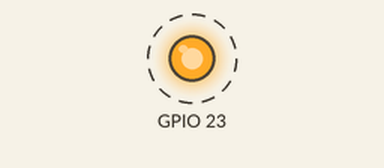
Simulated run of this sketch. Board: ESP32. On the bench: output pins drawn as LEDs (lit = HIGH). Dashed ring = blinking. WiFi joins after 1.5 s; servers stay silent unless stated; what the sketch prints to the serial monitor is not drawn.

Above: at 2.0 s.
Timing chart, 0 to 6.1 s (numbered marks = the images above):
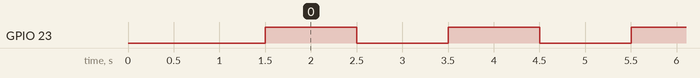

Measured:
- by itself, GPIO 23: alternates HIGH for 1.0 s and LOW for 1.0 s

The sketch:

Conectando_ESP32_a_WiFi.ino
```cpp
#include <WiFi.h>

// Your WiFi credentials.
// Set password to "" for open networks.
char ssid[] = "Holocron";
char pass[] = "rebelC1.10P";

void setup() {
  pinMode(23, OUTPUT);
  Serial.begin(115200);
  Serial.print("Connecting WiFi: ");
  Serial.println(ssid);

  /* Explicitly set the ESP32 to be a WiFi-client, otherwise, it by default,
     would try to act as both a client and an access-point and could cause
     network-issues with your other WiFi-devices on your WiFi-network. */
  WiFi.mode(WIFI_STA);
  WiFi.begin(ssid, pass);
  while (WiFi.status() != WL_CONNECTED) {
    Serial.print(".");
    delay(500);
  }
  Serial.println("");
  Serial.println("WiFi connected");
  Serial.println("IP address: ");
  IPAddress ip = WiFi.localIP();
  Serial.println(ip);
}

void loop() {
  //Prueba Blink ESP32 con Relay
  //put your main code here, to run repeatedly:
  digitalWrite(23, HIGH);   // turn the LED on (HIGH is the voltage level)
  delay(1000);                       // wait for a second
  digitalWrite(23, LOW);    // turn the LED off by making the voltage LOW
  delay(1000);                       // wait for a second
}
```
